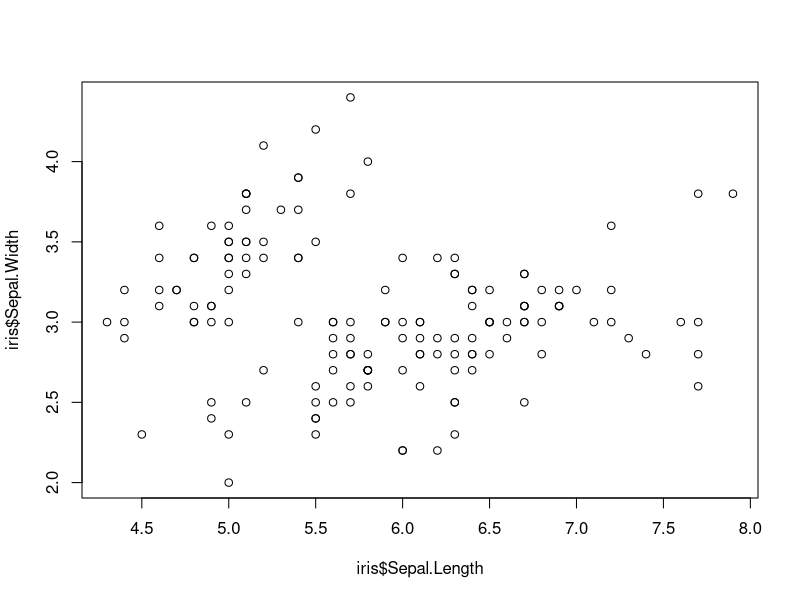
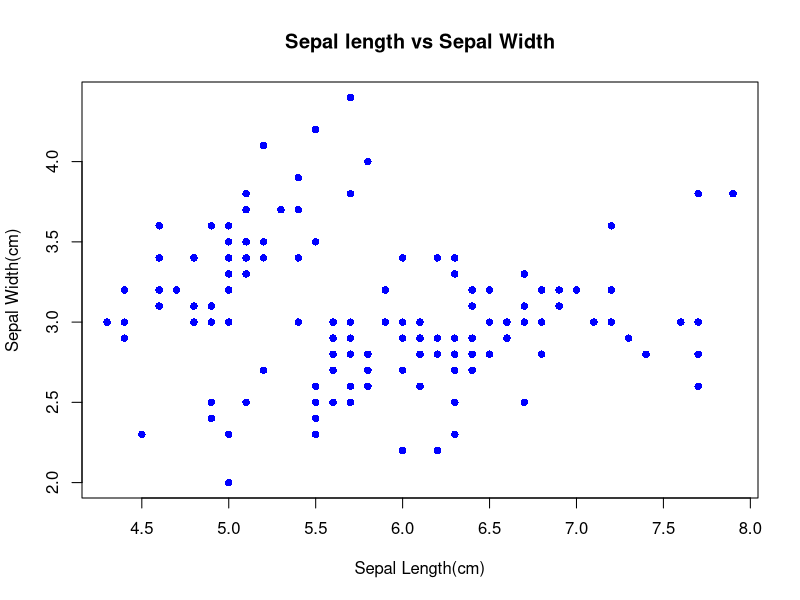
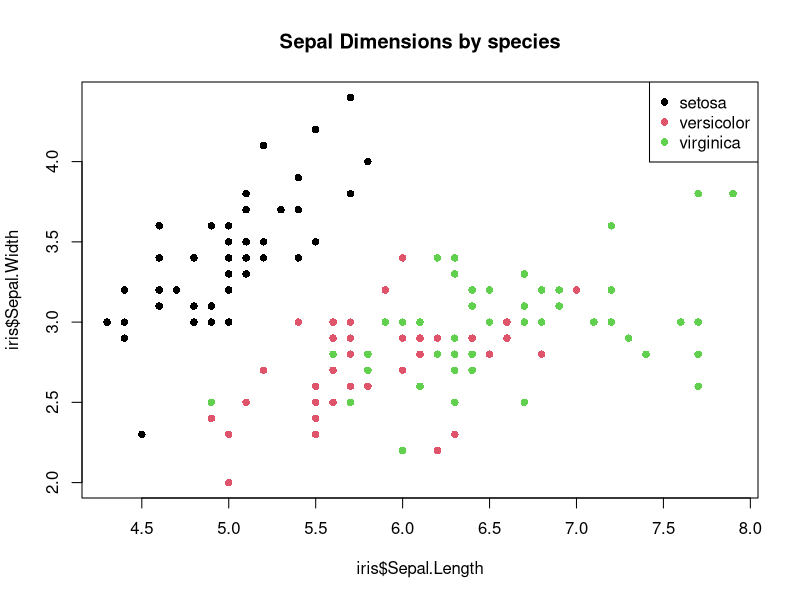
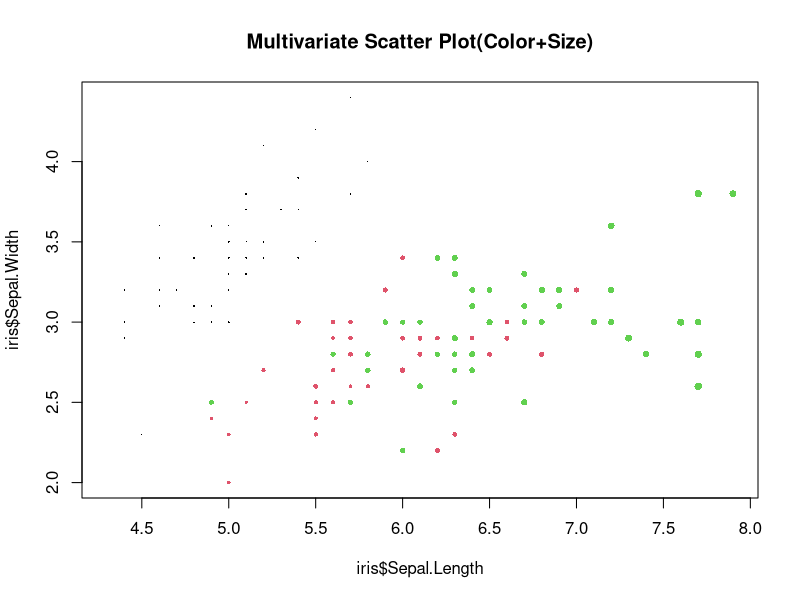
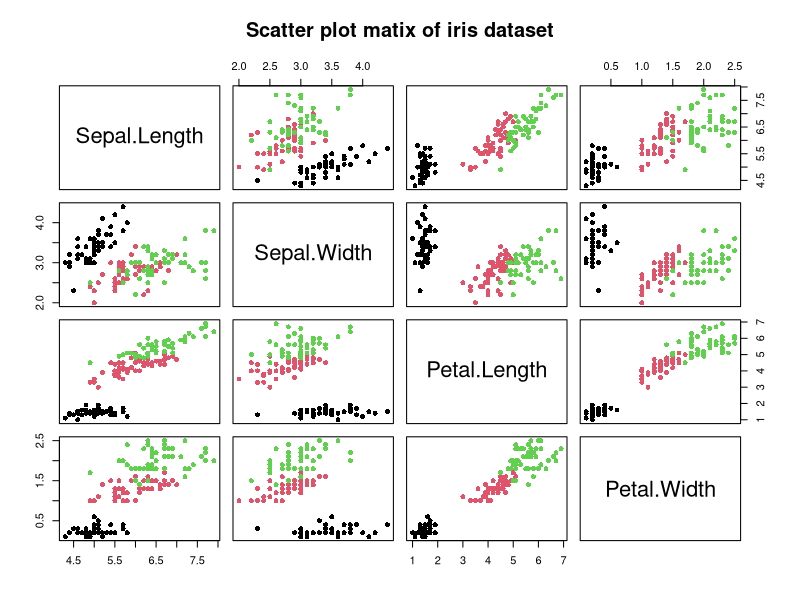
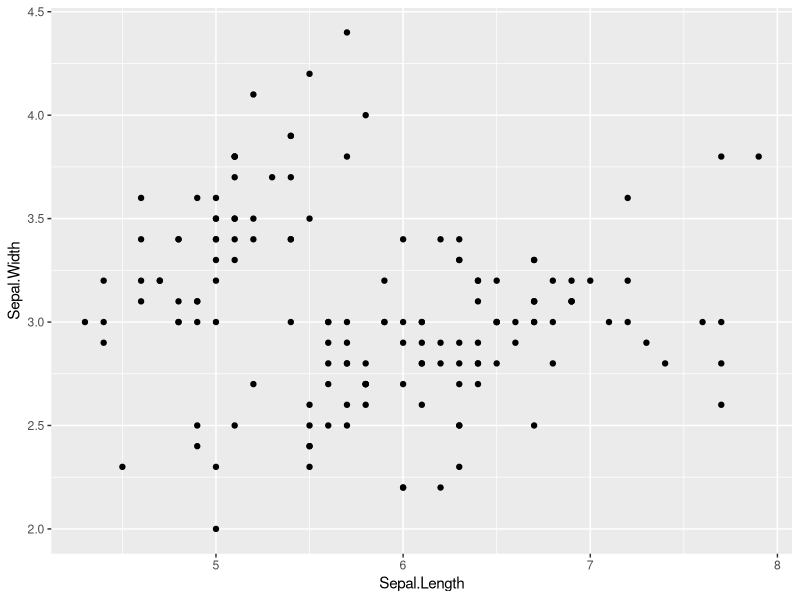
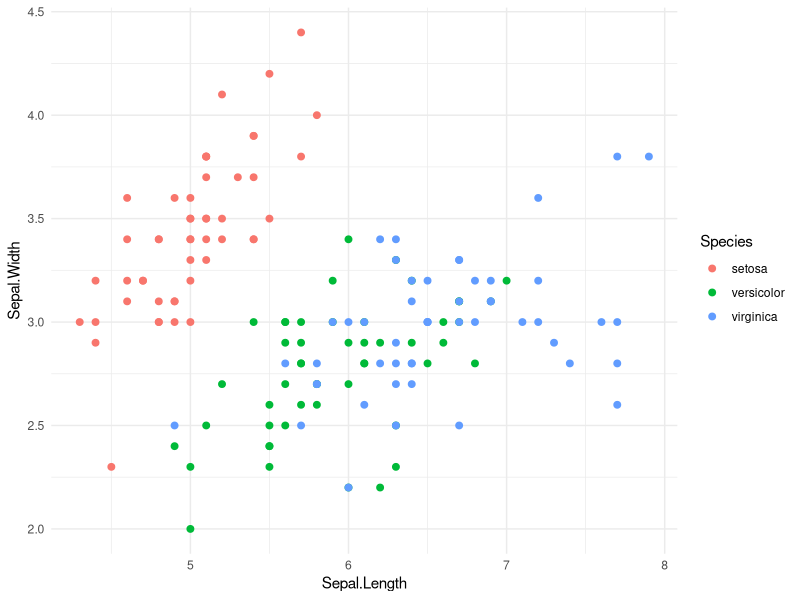
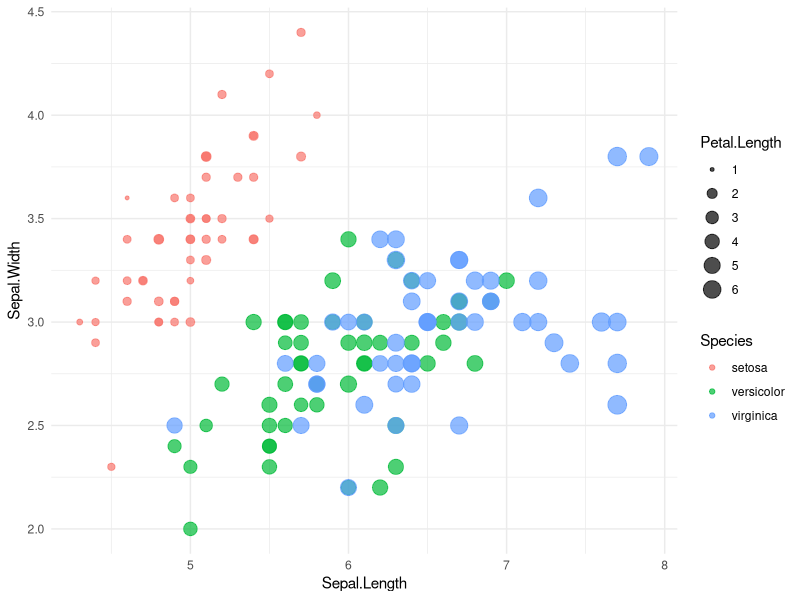

Write the R code that produced these figures, in order.
#load and understand the iris dataset
data(iris)
str(iris)
View(iris)

#basic scatter plot: sepal length vs sepalwidth
plot(iris$Sepal.Length,iris$Sepal.Width)

#labeled scatter plot
plot(
  iris$Sepal.Length,
  iris$Sepal.Width,
  main="Sepal length vs Sepal Width",
  xlab = "Sepal Length(cm)",
  ylab = "Sepal Width(cm)",
  col = "blue",
  pch=16
)

#colored scatter plot by species
plot(iris$Sepal.Length,iris$Sepal.Width,col=as.numeric(iris$Species),pch=16,
     main="Sepal Dimensions by species")
legend("topright",legend=levels(iris$Species),col=1:3,pch=16)

#Multivariate scatter
#add size as a third variable
plot(iris$Sepal.Length,iris$Sepal.Width,col=as.numeric(iris$Species),pch=16,
     cex=iris$Petal.Length/max(iris$Petal.Length),
     main="Multivariate Scatter Plot(Color+Size)")

#Scatter plot matrix
#all numeric variables against each other
pairs(iris[,1:4],col=as.numeric(iris$Species),pch=16,
      main="Scatter plot matix of iris dataset")

#Using GGPlot2
#load ggplot2
library(ggplot2)
# Basic Scatter Plot
ggplot(iris, aes(x = Sepal.Length, y = Sepal.Width)) +
  geom_point()
# Colored Scatter by Species
ggplot(iris, aes(x = Sepal.Length, y = Sepal.Width, color =
                   Species)) +
  geom_point(size = 2) +
  theme_minimal()
# Multivariate Scatter Plot
# Color + Size encoding
ggplot(
  iris,
  aes(
    x = Sepal.Length,
    y = Sepal.Width,
    color = Species,
    size = Petal.Length
  )
) +
  geom_point(alpha = 0.7) +
  theme_minimal()
# Faceted Scatter Plot
# One scatter plot per species
ggplot(iris, aes(x = Sepal.Length, y = Sepal.Width)) +
  geom_point(color = "steelblue") +
  facet_wrap(~Species) +
  theme_minimal()

# Scatter Plot Matrix
# Using GGally (extension of ggplot2)
install.packages('GGally')
library(GGally)
ggpairs(
  iris,
  columns = 1:4,
  aes(color = Species, alpha = 0.6)
)